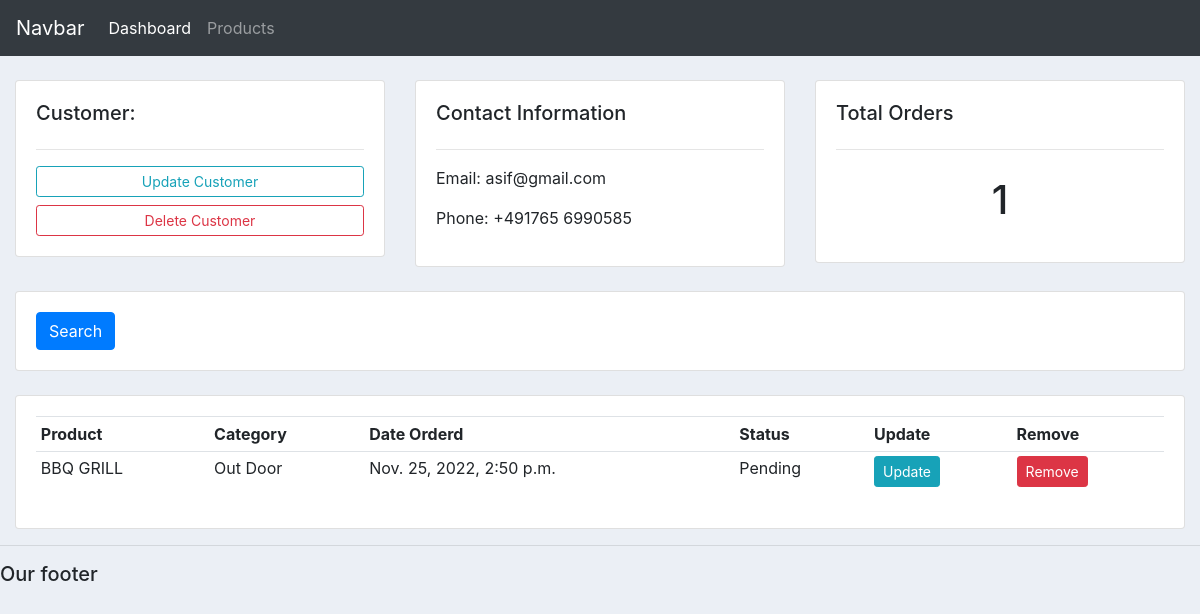
Before: /customer/1/ with the older database file.
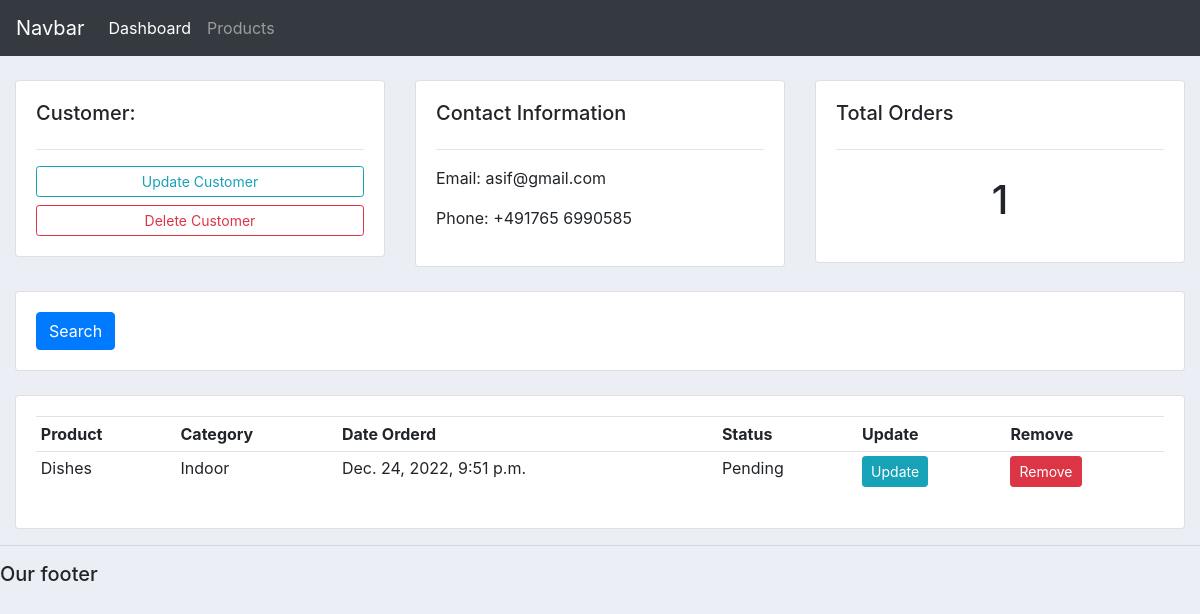
After: the same page with the newer database file.
### myapp/models.py (models this page shows, shortened)
class Order(models.Model):
    STATUS = (
        ('Pending', 'Pending'),
        ('Out for delivery', 'Out for delivery'),
        ('Delivered', 'Delivered'),
    )
    customer = models.ForeignKey(Customer, null =True, on_delete=models.SET_NULL)
    product = models.ForeignKey(Product, null =True, on_delete=models.SET_NULL)
    date_created = models.DateTimeField(auto_now_add=True, null = True)
    status = models.CharField(max_length=50, null = True, choices=STATUS)

class Product(models.Model):
    CATEGORY = (
        ('Indoor', 'Indoor'),
        ('Out Door', 'Out Door'),
    )
    name = models.CharField(max_length=50, null = True)
    price = models.FloatField(null = True)
    category = models.CharField(max_length=50, null = True, choices=CATEGORY)
    description =models.CharField(max_length=50, null = True, blank= True)
    date_created = models.DateTimeField(auto_now_add=True, null = True)
    tags = models.ManyToManyField(Tag)
    def __str__(self):
        return self.name

### myapp/views.py (the view)
# urls.py: path('customer/<str:pk>/',views.customer, name = "customer"),
def customer(request,pk):
    customer= Customer.objects.get(id=pk)
    orders= customer.order_set.all()
    order_count= orders.count()
    diction= {'customer': customer,
             'orders':orders,
             'order_count':order_count
             }
    return render(request, 'myapp/customer.html', context= diction)

### templates/myapp/customer.html
{%  extends 'myapp/main.html' %}
{% block content %}
	<br>
<div class="row">
	<div class="col-md">
		<div class="card card-body">
			<h5>Customer:</h5>
			<hr>
			<a class="btn btn-outline-info  btn-sm btn-block" href="">Update Customer</a>
			<a class="btn btn-outline-danger  btn-sm btn-block" href="">Delete Customer</a>
		</div>
	</div>
	<div class="col-md">
		<div class="card card-body">
			<h5>Contact Information</h5>
			<hr>
			<p>Email: {{customer.email}} </p>
			<p>Phone: {{customer.phone}}</p>
		</div>
	</div>
	<div class="col-md">
		<div class="card card-body">
			<h5>Total Orders</h5>
			<hr>
			<h1 style="text-align: center;padding: 10px">{{ order_count}}</h1>
		</div>
	</div>
</div>
<br>
<div class="row">
	<div class="col">
		<div class="card card-body">
			<form method="get">
		    <button class="btn btn-primary" type="submit">Search</button>
		  </form>
		</div>
	</div>
</div>
<br>
<div class="row">
	<div class="col-md">
		<div class="card card-body">
			<table class="table table-sm">
				<tr>
					<th>Product</th>
					<th>Category</th>
					<th>Date Orderd</th>
					<th>Status</th>
					<th>Update</th>
					<th>Remove</th>
				</tr>
				{% for order in orders %}
				<tr>
					<td>{{order.product}}</td>
					<td>{{order.product.category}}</td>
					<td>{{order.date_created}}</td>
					<td>{{order.status}}</td>
					<td><a class="btn btn-sm btn-info"  href="">Update</a></td>
					<td><a class="btn btn-sm btn-danger" href="">Remove</a></td>
				</tr>
				{% endfor %}
			</table>
		</div>
	</div>
</div>
{% endblock %}

Changed rows visible on the page:
removed Order: product "BBQ GRILL", product.category "Out Door", date_created "Nov. 25, 2022, 2:50 p.m.", status "Pending"
added Order: product "Dishes", product.category "Indoor", date_created "Dec. 24, 2022, 9:51 p.m.", status "Pending"
